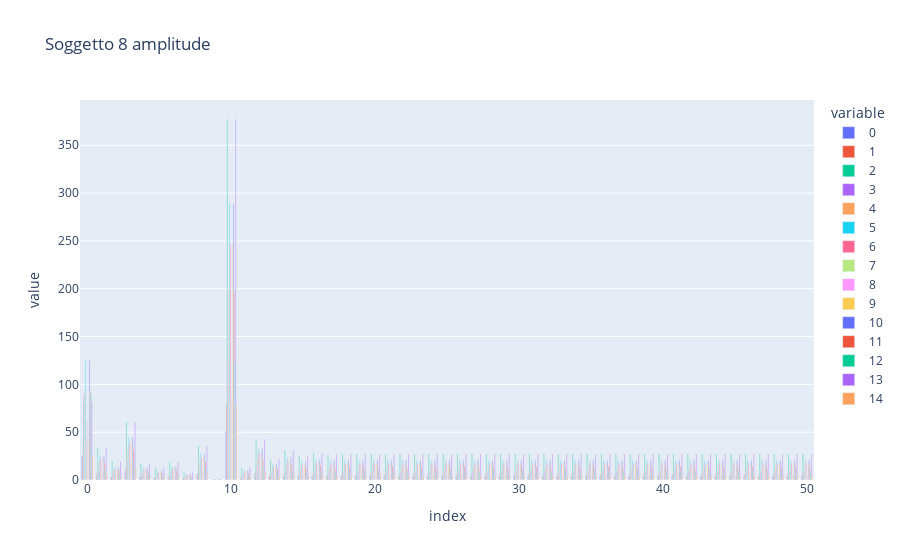
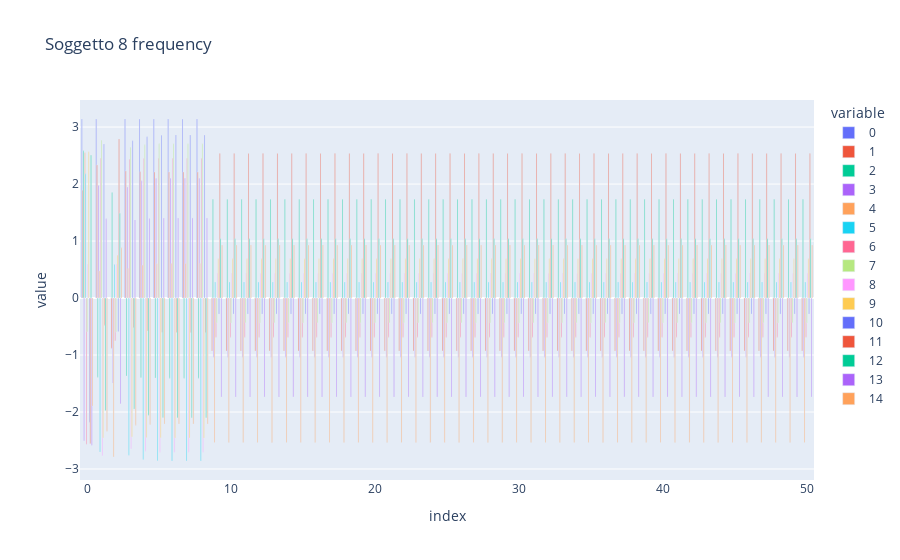

The cell these charts' notebook holds for them, in order:
### Code cell
# plot ampliture of fourier transform
fig = px.bar(np.abs(df_evolve_8_fft), title='Soggetto 8 amplitude', barmode='group')
fig.show()
# plot frequency of fourier transform
fig = px.bar(np.angle(df_evolve_8_fft), title='Soggetto 8 frequency', barmode='group')
fig.show()

### Figure 1 — Plotly figure (JSON) as saved in the notebook; plotly's stock layout.template omitted (floating-point values rounded to 4 significant figures)
{"data": [{"alignmentgroup": "True", "hovertemplate": "variable=0<br>index=%{x}<br>value=%{y}<extra></extra>", "legendgroup": "0", "marker": {"color": "#636efa", "pattern": {"shape": ""}}, "name": "0", "offsetgroup": "0", "orientation": "v", "showlegend": true, "textposition": "auto", "type": "bar", "x": [0, 1, 2, 3, 4, 5, 6, 7, 8, 9, 10, 11, 12, 13, 14, 15, 16, 17, 18, 19, 20, 21, 22, 23, 24, 25, 26, 27, 28, 29, 30, 31, 32, 33, 34, 35, 36, 37, 38, 39, 40, 41, 42, 43, 44, 45, 46, 47, 48, 49, 50], "xaxis": "x", "y": [25.41, 3.096, 2.374, 7.832, 2.322, 1.731, 2.583, 1.13, 4.845, 0.1496, 51.16, 1.798, 5.789, 2.931, 4.189, 3.422, 3.823, 3.593, 3.719, 3.648, 3.687, 3.665, 3.678, 3.671, 3.675, 3.673, 3.674, 3.673, 3.673, 3.673, 3.673, 3.673, 3.673, 3.673, 3.673, 3.673, 3.673, 3.673, 3.673, 3.673, 3.673, 3.673, 3.673, 3.673, 3.673, 3.673, 3.673, 3.673, 3.673, 3.673, 3.673], "yaxis": "y"}, {"alignmentgroup": "True", "hovertemplate": "variable=1<br>index=%{x}<br>value=%{y}<extra></extra>", "legendgroup": "1", "marker": {"color": "#EF553B", "pattern": {"shape": ""}}, "name": "1", "offsetgroup": "1", "orientation": "v", "showlegend": true, "textposition": "auto", "type": "bar", "x": [0, 1, 2, 3, 4, 5, 6, 7, 8, 9, 10, 11, 12, 13, 14, 15, 16, 17, 18, 19, 20, 21, 22, 23, 24, 25, 26, 27, 28, 29, 30, 31, 32, 33, 34, 35, 36, 37, 38, 39, 40, 41, 42, 43, 44, 45, 46, 47, 48, 49, 50], "xaxis": "x", "y": [24.6, 7.015, 3.179, 11.72, 3.537, 2.652, 3.96, 1.733, 7.429, 0.2293, 78.44, 2.756, 8.876, 4.493, 6.424, 5.247, 5.862, 5.509, 5.702, 5.594, 5.654, 5.62, 5.639, 5.628, 5.634, 5.631, 5.633, 5.632, 5.632, 5.632, 5.632, 5.632, 5.632, 5.632, 5.632, 5.632, 5.632, 5.632, 5.632, 5.632, 5.632, 5.632, 5.632, 5.632, 5.632, 5.632, 5.632, 5.632, 5.632, 5.632, 5.632], "yaxis": "y"}, {"alignmentgroup": "True", "hovertemplate": "variable=2<br>index=%{x}<br>value=%{y}<extra></extra>", "legendgroup": "2", "marker": {"color": "#00cc96", "pattern": {"shape": ""}}, "name": "2", "offsetgroup": "2", "orientation": "v", "showlegend": true, "textposition": "auto", "type": "bar", "x": [0, 1, 2, 3, 4, 5, 6, 7, 8, 9, 10, 11, 12, 13, 14, 15, 16, 17, 18, 19, 20, 21, 22, 23, 24, 25, 26, 27, 28, 29, 30, 31, 32, 33, 34, 35, 36, 37, 38, 39, 40, 41, 42, 43, 44, 45, 46, 47, 48, 49, 50], "xaxis": "x", "y": [81.68, 33.38, 19.85, 60.68, 17.38, 12.79, 19.05, 8.34, 35.75, 1.104, 377.5, 13.26, 42.71, 21.62, 30.91, 25.25, 28.21, 26.51, 27.44, 26.91, 27.21, 27.04, 27.13, 27.08, 27.11, 27.09, 27.1, 27.1, 27.1, 27.1, 27.1, 27.1, 27.1, 27.1, 27.1, 27.1, 27.1, 27.1, 27.1, 27.1, 27.1, 27.1, 27.1, 27.1, 27.1, 27.1, 27.1, 27.1, 27.1, 27.1, 27.1], "yaxis": "y"}, {"alignmentgroup": "True", "hovertemplate": "variable=3<br>index=%{x}<br>value=%{y}<extra></extra>", "legendgroup": "3", "marker": {"color": "#ab63fa", "pattern": {"shape": ""}}, "name": "3", "offsetgroup": "3", "orientation": "v", "showlegend": true, "textposition": "auto", "type": "bar", "x": [0, 1, 2, 3, 4, 5, 6, 7, 8, 9, 10, 11, 12, 13, 14, 15, 16, 17, 18, 19, 20, 21, 22, 23, 24, 25, 26, 27, 28, 29, 30, 31, 32, 33, 34, 35, 36, 37, 38, 39, 40, 41, 42, 43, 44, 45, 46, 47, 48, 49, 50], "xaxis": "x", "y": [90.06, 10.7, 6.652, 19.57, 5.645, 4.179, 6.229, 2.726, 11.69, 0.3607, 123.4, 4.335, 13.96, 7.068, 10.1, 8.253, 9.221, 8.666, 8.97, 8.798, 8.894, 8.84, 8.87, 8.853, 8.863, 8.857, 8.86, 8.859, 8.86, 8.859, 8.859, 8.859, 8.859, 8.859, 8.859, 8.859, 8.859, 8.859, 8.859, 8.859, 8.859, 8.859, 8.859, 8.859, 8.859, 8.859, 8.859, 8.859, 8.859, 8.859, 8.859], "yaxis": "y"}, {"alignmentgroup": "True", "hovertemplate": "variable=4<br>index=%{x}<br>value=%{y}<extra></extra>", "legendgroup": "4", "marker": {"color": "#FFA15A", "pattern": {"shape": ""}}, "name": "4", "offsetgroup": "4", "orientation": "v", "showlegend": true, "textposition": "auto", "type": "bar", "x": [0, 1, 2, 3, 4, 5, 6, 7, 8, 9, 10, 11, 12, 13, 14, 15, 16, 17, 18, 19, 20, 21, 22, 23, 24, 25, 26, 27, 28, 29, 30, 31, 32, 33, 34, 35, 36, 37, 38, 39, 40, 41, 42, 43, 44, 45, 46, 47, 48, 49, 50], "xaxis": "x", "y": [91.97, 18.0, 10.5, 31.77, 9.096, 6.702, 9.982, 4.369, 18.73, 0.5781, 197.7, 6.947, 22.37, 11.33, 16.19, 13.23, 14.78, 13.89, 14.37, 14.1, 14.25, 14.17, 14.21, 14.19, 14.2, 14.19, 14.2, 14.2, 14.2, 14.2, 14.2, 14.2, 14.2, 14.2, 14.2, 14.2, 14.2, 14.2, 14.2, 14.2, 14.2, 14.2, 14.2, 14.2, 14.2, 14.2, 14.2, 14.2, 14.2, 14.2, 14.2], "yaxis": "y"}, {"alignmentgroup": "True", "hovertemplate": "variable=5<br>index=%{x}<br>value=%{y}<extra></extra>", "legendgroup": "5", "marker": {"color": "#19d3f3", "pattern": {"shape": ""}}, "name": "5", "offsetgroup": "5", "orientation": "v", "showlegend": true, "textposition": "auto", "type": "bar", "x": [0, 1, 2, 3, 4, 5, 6, 7, 8, 9, 10, 11, 12, 13, 14, 15, 16, 17, 18, 19, 20, 21, 22, 23, 24, 25, 26, 27, 28, 29, 30, 31, 32, 33, 34, 35, 36, 37, 38, 39, 40, 41, 42, 43, 44, 45, 46, 47, 48, 49, 50], "xaxis": "x", "y": [125.0, 25.34, 13.41, 44.35, 13.12, 9.784, 14.6, 6.389, 27.39, 0.8454, 289.2, 10.16, 32.72, 16.56, 23.68, 19.34, 21.61, 20.31, 21.02, 20.62, 20.84, 20.72, 20.79, 20.75, 20.77, 20.76, 20.76, 20.76, 20.76, 20.76, 20.76, 20.76, 20.76, 20.76, 20.76, 20.76, 20.76, 20.76, 20.76, 20.76, 20.76, 20.76, 20.76, 20.76, 20.76, 20.76, 20.76, 20.76, 20.76, 20.76, 20.76], "yaxis": "y"}, {"alignmentgroup": "True", "hovertemplate": "variable=6<br>index=%{x}<br>value=%{y}<extra></extra>", "legendgroup": "6", "marker": {"color": "#FF6692", "pattern": {"shape": ""}}, "name": "6", "offsetgroup": "6", "orientation": "v", "showlegend": true, "textposition": "auto", "type": "bar", "x": [0, 1, 2, 3, 4, 5, 6, 7, 8, 9, 10, 11, 12, 13, 14, 15, 16, 17, 18, 19, 20, 21, 22, 23, 24, 25, 26, 27, 28, 29, 30, 31, 32, 33, 34, 35, 36, 37, 38, 39, 40, 41, 42, 43, 44, 45, 46, 47, 48, 49, 50], "xaxis": "x", "y": [40.6, 23.01, 12.1, 38.95, 11.28, 8.336, 12.42, 5.437, 23.3, 0.7194, 246.1, 8.645, 27.84, 14.09, 20.15, 16.46, 18.39, 17.28, 17.89, 17.54, 17.73, 17.63, 17.69, 17.65, 17.67, 17.66, 17.67, 17.67, 17.67, 17.67, 17.67, 17.67, 17.67, 17.67, 17.67, 17.67, 17.67, 17.67, 17.67, 17.67, 17.67, 17.67, 17.67, 17.67, 17.67, 17.67, 17.67, 17.67, 17.67, 17.67, 17.67], "yaxis": "y"}, {"alignmentgroup": "True", "hovertemplate": "variable=7<br>index=%{x}<br>value=%{y}<extra></extra>", "legendgroup": "7", "marker": {"color": "#B6E880", "pattern": {"shape": ""}}, "name": "7", "offsetgroup": "7", "orientation": "v", "showlegend": true, "textposition": "auto", "type": "bar", "x": [0, 1, 2, 3, 4, 5, 6, 7, 8, 9, 10, 11, 12, 13, 14, 15, 16, 17, 18, 19, 20, 21, 22, 23, 24, 25, 26, 27, 28, 29, 30, 31, 32, 33, 34, 35, 36, 37, 38, 39, 40, 41, 42, 43, 44, 45, 46, 47, 48, 49, 50], "xaxis": "x", "y": [61.45, 7.459, 5.881, 14.96, 4.007, 2.877, 4.269, 1.868, 8.007, 0.2472, 84.55, 2.971, 9.567, 4.843, 6.924, 5.655, 6.319, 5.938, 6.146, 6.029, 6.094, 6.058, 6.078, 6.067, 6.073, 6.069, 6.071, 6.07, 6.071, 6.07, 6.071, 6.071, 6.071, 6.071, 6.071, 6.071, 6.071, 6.071, 6.071, 6.071, 6.071, 6.071, 6.071, 6.071, 6.071, 6.071, 6.071, 6.071, 6.071, 6.071, 6.071], "yaxis": "y"}, {"alignmentgroup": "True", "hovertemplate": "variable=8<br>index=%{x}<br>value=%{y}<extra></extra>", "legendgroup": "8", "marker": {"color": "#FF97FF", "pattern": {"shape": ""}}, "name": "8", "offsetgroup": "8", "orientation": "v", "showlegend": true, "textposition": "auto", "type": "bar", "x": [0, 1, 2, 3, 4, 5, 6, 7, 8, 9, 10, 11, 12, 13, 14, 15, 16, 17, 18, 19, 20, 21, 22, 23, 24, 25, 26, 27, 28, 29, 30, 31, 32, 33, 34, 35, 36, 37, 38, 39, 40, 41, 42, 43, 44, 45, 46, 47, 48, 49, 50], "xaxis": "x", "y": [61.45, 7.459, 5.881, 14.96, 4.007, 2.877, 4.269, 1.868, 8.007, 0.2472, 84.55, 2.971, 9.567, 4.843, 6.924, 5.655, 6.319, 5.938, 6.146, 6.029, 6.094, 6.058, 6.078, 6.067, 6.073, 6.069, 6.071, 6.07, 6.071, 6.07, 6.071, 6.071, 6.071, 6.071, 6.071, 6.071, 6.071, 6.071, 6.071, 6.071, 6.071, 6.071, 6.071, 6.071, 6.071, 6.071, 6.071, 6.071, 6.071, 6.071, 6.071], "yaxis": "y"}, {"alignmentgroup": "True", "hovertemplate": "variable=9<br>index=%{x}<br>value=%{y}<extra></extra>", "legendgroup": "9", "marker": {"color": "#FECB52", "pattern": {"shape": ""}}, "name": "9", "offsetgroup": "9", "orientation": "v", "showlegend": true, "textposition": "auto", "type": "bar", "x": [0, 1, 2, 3, 4, 5, 6, 7, 8, 9, 10, 11, 12, 13, 14, 15, 16, 17, 18, 19, 20, 21, 22, 23, 24, 25, 26, 27, 28, 29, 30, 31, 32, 33, 34, 35, 36, 37, 38, 39, 40, 41, 42, 43, 44, 45, 46, 47, 48, 49, 50], "xaxis": "x", "y": [40.6, 23.01, 12.1, 38.95, 11.28, 8.336, 12.42, 5.437, 23.3, 0.7194, 246.1, 8.645, 27.84, 14.09, 20.15, 16.46, 18.39, 17.28, 17.89, 17.54, 17.73, 17.63, 17.69, 17.65, 17.67, 17.66, 17.67, 17.67, 17.67, 17.67, 17.67, 17.67, 17.67, 17.67, 17.67, 17.67, 17.67, 17.67, 17.67, 17.67, 17.67, 17.67, 17.67, 17.67, 17.67, 17.67, 17.67, 17.67, 17.67, 17.67, 17.67], "yaxis": "y"}, {"alignmentgroup": "True", "hovertemplate": "variable=10<br>index=%{x}<br>value=%{y}<extra></extra>", "legendgroup": "10", "marker": {"color": "#636efa", "pattern": {"shape": ""}}, "name": "10", "offsetgroup": "10", "orientation": "v", "showlegend": true, "textposition": "auto", "type": "bar", "x": [0, 1, 2, 3, 4, 5, 6, 7, 8, 9, 10, 11, 12, 13, 14, 15, 16, 17, 18, 19, 20, 21, 22, 23, 24, 25, 26, 27, 28, 29, 30, 31, 32, 33, 34, 35, 36, 37, 38, 39, 40, 41, 42, 43, 44, 45, 46, 47, 48, 49, 50], "xaxis": "x", "y": [125.0, 25.34, 13.41, 44.35, 13.12, 9.784, 14.6, 6.389, 27.39, 0.8454, 289.2, 10.16, 32.72, 16.56, 23.68, 19.34, 21.61, 20.31, 21.02, 20.62, 20.84, 20.72, 20.79, 20.75, 20.77, 20.76, 20.76, 20.76, 20.76, 20.76, 20.76, 20.76, 20.76, 20.76, 20.76, 20.76, 20.76, 20.76, 20.76, 20.76, 20.76, 20.76, 20.76, 20.76, 20.76, 20.76, 20.76, 20.76, 20.76, 20.76, 20.76], "yaxis": "y"}, {"alignmentgroup": "True", "hovertemplate": "variable=11<br>index=%{x}<br>value=%{y}<extra></extra>", "legendgroup": "11", "marker": {"color": "#EF553B", "pattern": {"shape": ""}}, "name": "11", "offsetgroup": "11", "orientation": "v", "showlegend": true, "textposition": "auto", "type": "bar", "x": [0, 1, 2, 3, 4, 5, 6, 7, 8, 9, 10, 11, 12, 13, 14, 15, 16, 17, 18, 19, 20, 21, 22, 23, 24, 25, 26, 27, 28, 29, 30, 31, 32, 33, 34, 35, 36, 37, 38, 39, 40, 41, 42, 43, 44, 45, 46, 47, 48, 49, 50], "xaxis": "x", "y": [91.97, 18.0, 10.5, 31.77, 9.096, 6.702, 9.982, 4.369, 18.73, 0.5781, 197.7, 6.947, 22.37, 11.33, 16.19, 13.23, 14.78, 13.89, 14.37, 14.1, 14.25, 14.17, 14.21, 14.19, 14.2, 14.19, 14.2, 14.2, 14.2, 14.2, 14.2, 14.2, 14.2, 14.2, 14.2, 14.2, 14.2, 14.2, 14.2, 14.2, 14.2, 14.2, 14.2, 14.2, 14.2, 14.2, 14.2, 14.2, 14.2, 14.2, 14.2], "yaxis": "y"}, {"alignmentgroup": "True", "hovertemplate": "variable=12<br>index=%{x}<br>value=%{y}<extra></extra>", "legendgroup": "12", "marker": {"color": "#00cc96", "pattern": {"shape": ""}}, "name": "12", "offsetgroup": "12", "orientation": "v", "showlegend": true, "textposition": "auto", "type": "bar", "x": [0, 1, 2, 3, 4, 5, 6, 7, 8, 9, 10, 11, 12, 13, 14, 15, 16, 17, 18, 19, 20, 21, 22, 23, 24, 25, 26, 27, 28, 29, 30, 31, 32, 33, 34, 35, 36, 37, 38, 39, 40, 41, 42, 43, 44, 45, 46, 47, 48, 49, 50], "xaxis": "x", "y": [90.06, 10.7, 6.652, 19.57, 5.645, 4.179, 6.229, 2.726, 11.69, 0.3607, 123.4, 4.335, 13.96, 7.068, 10.1, 8.253, 9.221, 8.666, 8.97, 8.798, 8.894, 8.84, 8.87, 8.853, 8.863, 8.857, 8.86, 8.859, 8.86, 8.859, 8.859, 8.859, 8.859, 8.859, 8.859, 8.859, 8.859, 8.859, 8.859, 8.859, 8.859, 8.859, 8.859, 8.859, 8.859, 8.859, 8.859, 8.859, 8.859, 8.859, 8.859], "yaxis": "y"}, {"alignmentgroup": "True", "hovertemplate": "variable=13<br>index=%{x}<br>value=%{y}<extra></extra>", "legendgroup": "13", "marker": {"color": "#ab63fa", "pattern": {"shape": ""}}, "name": "13", "offsetgroup": "13", "orientation": "v", "showlegend": true, "textposition": "auto", "type": "bar", "x": [0, 1, 2, 3, 4, 5, 6, 7, 8, 9, 10, 11, 12, 13, 14, 15, 16, 17, 18, 19, 20, 21, 22, 23, 24, 25, 26, 27, 28, 29, 30, 31, 32, 33, 34, 35, 36, 37, 38, 39, 40, 41, 42, 43, 44, 45, 46, 47, 48, 49, 50], "xaxis": "x", "y": [81.68, 33.38, 19.85, 60.68, 17.38, 12.79, 19.05, 8.34, 35.75, 1.104, 377.5, 13.26, 42.71, 21.62, 30.91, 25.25, 28.21, 26.51, 27.44, 26.91, 27.21, 27.04, 27.13, 27.08, 27.11, 27.09, 27.1, 27.1, 27.1, 27.1, 27.1, 27.1, 27.1, 27.1, 27.1, 27.1, 27.1, 27.1, 27.1, 27.1, 27.1, 27.1, 27.1, 27.1, 27.1, 27.1, 27.1, 27.1, 27.1, 27.1, 27.1], "yaxis": "y"}, {"alignmentgroup": "True", "hovertemplate": "variable=14<br>index=%{x}<br>value=%{y}<extra></extra>", "legendgroup": "14", "marker": {"color": "#FFA15A", "pattern": {"shape": ""}}, "name": "14", "offsetgroup": "14", "orientation": "v", "showlegend": true, "textposition": "auto", "type": "bar", "x": [0, 1, 2, 3, 4, 5, 6, 7, 8, 9, 10, 11, 12, 13, 14, 15, 16, 17, 18, 19, 20, 21, 22, 23, 24, 25, 26, 27, 28, 29, 30, 31, 32, 33, 34, 35, 36, 37, 38, 39, 40, 41, 42, 43, 44, 45, 46, 47, 48, 49, 50], "xaxis": "x", "y": [24.6, 7.015, 3.179, 11.72, 3.537, 2.652, 3.96, 1.733, 7.429, 0.2293, 78.44, 2.756, 8.876, 4.493, 6.424, 5.247, 5.862, 5.509, 5.702, 5.594, 5.654, 5.62, 5.639, 5.628, 5.634, 5.631, 5.633, 5.632, 5.632, 5.632, 5.632, 5.632, 5.632, 5.632, 5.632, 5.632, 5.632, 5.632, 5.632, 5.632, 5.632, 5.632, 5.632, 5.632, 5.632, 5.632, 5.632, 5.632, 5.632, 5.632, 5.632], "yaxis": "y"}], "layout": {"barmode": "group", "legend": {"title": {"text": "variable"}, "tracegroupgap": 0}, "title": {"text": "Soggetto 8 amplitude"}, "xaxis": {"anchor": "y", "domain": [0, 1], "title": {"text": "index"}}, "yaxis": {"anchor": "x", "domain": [0, 1], "title": {"text": "value"}}}}

### Figure 2 — Plotly figure (JSON) as saved in the notebook; plotly's stock layout.template omitted (floating-point values rounded to 4 significant figures)
{"data": [{"alignmentgroup": "True", "hovertemplate": "variable=0<br>index=%{x}<br>value=%{y}<extra></extra>", "legendgroup": "0", "marker": {"color": "#636efa", "pattern": {"shape": ""}}, "name": "0", "offsetgroup": "0", "orientation": "v", "showlegend": true, "textposition": "auto", "type": "bar", "x": [0, 1, 2, 3, 4, 5, 6, 7, 8, 9, 10, 11, 12, 13, 14, 15, 16, 17, 18, 19, 20, 21, 22, 23, 24, 25, 26, 27, 28, 29, 30, 31, 32, 33, 34, 35, 36, 37, 38, 39, 40, 41, 42, 43, 44, 45, 46, 47, 48, 49, 50], "xaxis": "x", "y": [3.142, 3.142, 0, 3.142, 3.142, 3.142, 3.142, 3.142, 3.142, 0, 0, 0, 0, 0, 0, 0, 0, 0, 0, 0, 0, 0, 0, 0, 0, 0, 0, 0, 0, 0, 0, 0, 0, 0, 0, 0, 0, 0, 0, 0, 0, 0, 0, 0, 0, 0, 0, 0, 0, 0, 0], "yaxis": "y"}, {"alignmentgroup": "True", "hovertemplate": "variable=1<br>index=%{x}<br>value=%{y}<extra></extra>", "legendgroup": "1", "marker": {"color": "#EF553B", "pattern": {"shape": ""}}, "name": "1", "offsetgroup": "1", "orientation": "v", "showlegend": true, "textposition": "auto", "type": "bar", "x": [0, 1, 2, 3, 4, 5, 6, 7, 8, 9, 10, 11, 12, 13, 14, 15, 16, 17, 18, 19, 20, 21, 22, 23, 24, 25, 26, 27, 28, 29, 30, 31, 32, 33, 34, 35, 36, 37, 38, 39, 40, 41, 42, 43, 44, 45, 46, 47, 48, 49, 50], "xaxis": "x", "y": [1.893, 2.335, -0.8816, 2.23, 2.217, 2.212, 2.212, 2.212, 2.212, -0.9298, -0.9298, -0.9298, -0.9298, -0.9298, -0.9298, -0.9298, -0.9298, -0.9298, -0.9298, -0.9298, -0.9298, -0.9298, -0.9298, -0.9298, -0.9298, -0.9298, -0.9298, -0.9298, -0.9298, -0.9298, -0.9298, -0.9298, -0.9298, -0.9298, -0.9298, -0.9298, -0.9298, -0.9298, -0.9298, -0.9298, -0.9298, -0.9298, -0.9298, -0.9298, -0.9298, -0.9298, -0.9298, -0.9298, -0.9298, -0.9298, -0.9298], "yaxis": "y"}, {"alignmentgroup": "True", "hovertemplate": "variable=2<br>index=%{x}<br>value=%{y}<extra></extra>", "legendgroup": "2", "marker": {"color": "#00cc96", "pattern": {"shape": ""}}, "name": "2", "offsetgroup": "2", "orientation": "v", "showlegend": true, "textposition": "auto", "type": "bar", "x": [0, 1, 2, 3, 4, 5, 6, 7, 8, 9, 10, 11, 12, 13, 14, 15, 16, 17, 18, 19, 20, 21, 22, 23, 24, 25, 26, 27, 28, 29, 30, 31, 32, 33, 34, 35, 36, 37, 38, 39, 40, 41, 42, 43, 44, 45, 46, 47, 48, 49, 50], "xaxis": "x", "y": [2.584, -1.389, 1.853, -1.368, -1.395, -1.405, -1.406, -1.406, -1.406, 1.735, 1.735, 1.735, 1.735, 1.735, 1.735, 1.735, 1.735, 1.735, 1.735, 1.735, 1.735, 1.735, 1.735, 1.735, 1.735, 1.735, 1.735, 1.735, 1.735, 1.735, 1.735, 1.735, 1.735, 1.735, 1.735, 1.735, 1.735, 1.735, 1.735, 1.735, 1.735, 1.735, 1.735, 1.735, 1.735, 1.735, 1.735, 1.735, 1.735, 1.735, 1.735], "yaxis": "y"}, {"alignmentgroup": "True", "hovertemplate": "variable=3<br>index=%{x}<br>value=%{y}<extra></extra>", "legendgroup": "3", "marker": {"color": "#ab63fa", "pattern": {"shape": ""}}, "name": "3", "offsetgroup": "3", "orientation": "v", "showlegend": true, "textposition": "auto", "type": "bar", "x": [0, 1, 2, 3, 4, 5, 6, 7, 8, 9, 10, 11, 12, 13, 14, 15, 16, 17, 18, 19, 20, 21, 22, 23, 24, 25, 26, 27, 28, 29, 30, 31, 32, 33, 34, 35, 36, 37, 38, 39, 40, 41, 42, 43, 44, 45, 46, 47, 48, 49, 50], "xaxis": "x", "y": [-2.505, 1.974, -1.489, 1.949, 2.057, 2.096, 2.102, 2.102, 2.102, -1.04, -1.04, -1.04, -1.04, -1.04, -1.04, -1.04, -1.04, -1.04, -1.04, -1.04, -1.04, -1.04, -1.04, -1.04, -1.04, -1.04, -1.04, -1.04, -1.04, -1.04, -1.04, -1.04, -1.04, -1.04, -1.04, -1.04, -1.04, -1.04, -1.04, -1.04, -1.04, -1.04, -1.04, -1.04, -1.04, -1.04, -1.04, -1.04, -1.04, -1.04, -1.04], "yaxis": "y"}, {"alignmentgroup": "True", "hovertemplate": "variable=4<br>index=%{x}<br>value=%{y}<extra></extra>", "legendgroup": "4", "marker": {"color": "#FFA15A", "pattern": {"shape": ""}}, "name": "4", "offsetgroup": "4", "orientation": "v", "showlegend": true, "textposition": "auto", "type": "bar", "x": [0, 1, 2, 3, 4, 5, 6, 7, 8, 9, 10, 11, 12, 13, 14, 15, 16, 17, 18, 19, 20, 21, 22, 23, 24, 25, 26, 27, 28, 29, 30, 31, 32, 33, 34, 35, 36, 37, 38, 39, 40, 41, 42, 43, 44, 45, 46, 47, 48, 49, 50], "xaxis": "x", "y": [2.551, 0.4759, -2.789, 0.5162, 0.5792, 0.6023, 0.6056, 0.6057, 0.6057, -2.536, -2.536, -2.536, -2.536, -2.536, -2.536, -2.536, -2.536, -2.536, -2.536, -2.536, -2.536, -2.536, -2.536, -2.536, -2.536, -2.536, -2.536, -2.536, -2.536, -2.536, -2.536, -2.536, -2.536, -2.536, -2.536, -2.536, -2.536, -2.536, -2.536, -2.536, -2.536, -2.536, -2.536, -2.536, -2.536, -2.536, -2.536, -2.536, -2.536, -2.536, -2.536], "yaxis": "y"}, {"alignmentgroup": "True", "hovertemplate": "variable=5<br>index=%{x}<br>value=%{y}<extra></extra>", "legendgroup": "5", "marker": {"color": "#19d3f3", "pattern": {"shape": ""}}, "name": "5", "offsetgroup": "5", "orientation": "v", "showlegend": true, "textposition": "auto", "type": "bar", "x": [0, 1, 2, 3, 4, 5, 6, 7, 8, 9, 10, 11, 12, 13, 14, 15, 16, 17, 18, 19, 20, 21, 22, 23, 24, 25, 26, 27, 28, 29, 30, 31, 32, 33, 34, 35, 36, 37, 38, 39, 40, 41, 42, 43, 44, 45, 46, 47, 48, 49, 50], "xaxis": "x", "y": [2.18, -2.704, 0.5873, -2.761, -2.831, -2.856, -2.859, -2.86, -2.86, 0.2821, 0.2821, 0.2821, 0.2821, 0.2821, 0.2821, 0.2821, 0.2821, 0.2821, 0.2821, 0.2821, 0.2821, 0.2821, 0.2821, 0.2821, 0.2821, 0.2821, 0.2821, 0.2821, 0.2821, 0.2821, 0.2821, 0.2821, 0.2821, 0.2821, 0.2821, 0.2821, 0.2821, 0.2821, 0.2821, 0.2821, 0.2821, 0.2821, 0.2821, 0.2821, 0.2821, 0.2821, 0.2821, 0.2821, 0.2821, 0.2821, 0.2821], "yaxis": "y"}, {"alignmentgroup": "True", "hovertemplate": "variable=6<br>index=%{x}<br>value=%{y}<extra></extra>", "legendgroup": "6", "marker": {"color": "#FF6692", "pattern": {"shape": ""}}, "name": "6", "offsetgroup": "6", "orientation": "v", "showlegend": true, "textposition": "auto", "type": "bar", "x": [0, 1, 2, 3, 4, 5, 6, 7, 8, 9, 10, 11, 12, 13, 14, 15, 16, 17, 18, 19, 20, 21, 22, 23, 24, 25, 26, 27, 28, 29, 30, 31, 32, 33, 34, 35, 36, 37, 38, 39, 40, 41, 42, 43, 44, 45, 46, 47, 48, 49, 50], "xaxis": "x", "y": [-2.567, 2.453, -0.749, 2.436, 2.449, 2.454, 2.454, 2.454, 2.454, -0.6872, -0.6872, -0.6872, -0.6872, -0.6872, -0.6872, -0.6872, -0.6872, -0.6872, -0.6872, -0.6872, -0.6872, -0.6872, -0.6872, -0.6872, -0.6872, -0.6872, -0.6872, -0.6872, -0.6872, -0.6872, -0.6872, -0.6872, -0.6872, -0.6872, -0.6872, -0.6872, -0.6872, -0.6872, -0.6872, -0.6872, -0.6872, -0.6872, -0.6872, -0.6872, -0.6872, -0.6872, -0.6872, -0.6872, -0.6872, -0.6872, -0.6872], "yaxis": "y"}, {"alignmentgroup": "True", "hovertemplate": "variable=7<br>index=%{x}<br>value=%{y}<extra></extra>", "legendgroup": "7", "marker": {"color": "#B6E880", "pattern": {"shape": ""}}, "name": "7", "offsetgroup": "7", "orientation": "v", "showlegend": true, "textposition": "auto", "type": "bar", "x": [0, 1, 2, 3, 4, 5, 6, 7, 8, 9, 10, 11, 12, 13, 14, 15, 16, 17, 18, 19, 20, 21, 22, 23, 24, 25, 26, 27, 28, 29, 30, 31, 32, 33, 34, 35, 36, 37, 38, 39, 40, 41, 42, 43, 44, 45, 46, 47, 48, 49, 50], "xaxis": "x", "y": [-0.5934, 2.768, -0.5979, 2.645, 2.688, 2.706, 2.708, 2.708, 2.708, -0.4335, -0.4335, -0.4335, -0.4335, -0.4335, -0.4335, -0.4335, -0.4335, -0.4335, -0.4335, -0.4335, -0.4335, -0.4335, -0.4335, -0.4335, -0.4335, -0.4335, -0.4335, -0.4335, -0.4335, -0.4335, -0.4335, -0.4335, -0.4335, -0.4335, -0.4335, -0.4335, -0.4335, -0.4335, -0.4335, -0.4335, -0.4335, -0.4335, -0.4335, -0.4335, -0.4335, -0.4335, -0.4335, -0.4335, -0.4335, -0.4335, -0.4335], "yaxis": "y"}, {"alignmentgroup": "True", "hovertemplate": "variable=8<br>index=%{x}<br>value=%{y}<extra></extra>", "legendgroup": "8", "marker": {"color": "#FF97FF", "pattern": {"shape": ""}}, "name": "8", "offsetgroup": "8", "orientation": "v", "showlegend": true, "textposition": "auto", "type": "bar", "x": [0, 1, 2, 3, 4, 5, 6, 7, 8, 9, 10, 11, 12, 13, 14, 15, 16, 17, 18, 19, 20, 21, 22, 23, 24, 25, 26, 27, 28, 29, 30, 31, 32, 33, 34, 35, 36, 37, 38, 39, 40, 41, 42, 43, 44, 45, 46, 47, 48, 49, 50], "xaxis": "x", "y": [0.5934, -2.768, 0.5979, -2.645, -2.688, -2.706, -2.708, -2.708, -2.708, 0.4335, 0.4335, 0.4335, 0.4335, 0.4335, 0.4335, 0.4335, 0.4335, 0.4335, 0.4335, 0.4335, 0.4335, 0.4335, 0.4335, 0.4335, 0.4335, 0.4335, 0.4335, 0.4335, 0.4335, 0.4335, 0.4335, 0.4335, 0.4335, 0.4335, 0.4335, 0.4335, 0.4335, 0.4335, 0.4335, 0.4335, 0.4335, 0.4335, 0.4335, 0.4335, 0.4335, 0.4335, 0.4335, 0.4335, 0.4335, 0.4335, 0.4335], "yaxis": "y"}, {"alignmentgroup": "True", "hovertemplate": "variable=9<br>index=%{x}<br>value=%{y}<extra></extra>", "legendgroup": "9", "marker": {"color": "#FECB52", "pattern": {"shape": ""}}, "name": "9", "offsetgroup": "9", "orientation": "v", "showlegend": true, "textposition": "auto", "type": "bar", "x": [0, 1, 2, 3, 4, 5, 6, 7, 8, 9, 10, 11, 12, 13, 14, 15, 16, 17, 18, 19, 20, 21, 22, 23, 24, 25, 26, 27, 28, 29, 30, 31, 32, 33, 34, 35, 36, 37, 38, 39, 40, 41, 42, 43, 44, 45, 46, 47, 48, 49, 50], "xaxis": "x", "y": [2.567, -2.453, 0.749, -2.436, -2.449, -2.454, -2.454, -2.454, -2.454, 0.6872, 0.6872, 0.6872, 0.6872, 0.6872, 0.6872, 0.6872, 0.6872, 0.6872, 0.6872, 0.6872, 0.6872, 0.6872, 0.6872, 0.6872, 0.6872, 0.6872, 0.6872, 0.6872, 0.6872, 0.6872, 0.6872, 0.6872, 0.6872, 0.6872, 0.6872, 0.6872, 0.6872, 0.6872, 0.6872, 0.6872, 0.6872, 0.6872, 0.6872, 0.6872, 0.6872, 0.6872, 0.6872, 0.6872, 0.6872, 0.6872, 0.6872], "yaxis": "y"}, {"alignmentgroup": "True", "hovertemplate": "variable=10<br>index=%{x}<br>value=%{y}<extra></extra>", "legendgroup": "10", "marker": {"color": "#636efa", "pattern": {"shape": ""}}, "name": "10", "offsetgroup": "10", "orientation": "v", "showlegend": true, "textposition": "auto", "type": "bar", "x": [0, 1, 2, 3, 4, 5, 6, 7, 8, 9, 10, 11, 12, 13, 14, 15, 16, 17, 18, 19, 20, 21, 22, 23, 24, 25, 26, 27, 28, 29, 30, 31, 32, 33, 34, 35, 36, 37, 38, 39, 40, 41, 42, 43, 44, 45, 46, 47, 48, 49, 50], "xaxis": "x", "y": [-2.18, 2.704, -0.5873, 2.761, 2.831, 2.856, 2.859, 2.86, 2.86, -0.2821, -0.2821, -0.2821, -0.2821, -0.2821, -0.2821, -0.2821, -0.2821, -0.2821, -0.2821, -0.2821, -0.2821, -0.2821, -0.2821, -0.2821, -0.2821, -0.2821, -0.2821, -0.2821, -0.2821, -0.2821, -0.2821, -0.2821, -0.2821, -0.2821, -0.2821, -0.2821, -0.2821, -0.2821, -0.2821, -0.2821, -0.2821, -0.2821, -0.2821, -0.2821, -0.2821, -0.2821, -0.2821, -0.2821, -0.2821, -0.2821, -0.2821], "yaxis": "y"}, {"alignmentgroup": "True", "hovertemplate": "variable=11<br>index=%{x}<br>value=%{y}<extra></extra>", "legendgroup": "11", "marker": {"color": "#EF553B", "pattern": {"shape": ""}}, "name": "11", "offsetgroup": "11", "orientation": "v", "showlegend": true, "textposition": "auto", "type": "bar", "x": [0, 1, 2, 3, 4, 5, 6, 7, 8, 9, 10, 11, 12, 13, 14, 15, 16, 17, 18, 19, 20, 21, 22, 23, 24, 25, 26, 27, 28, 29, 30, 31, 32, 33, 34, 35, 36, 37, 38, 39, 40, 41, 42, 43, 44, 45, 46, 47, 48, 49, 50], "xaxis": "x", "y": [-2.551, -0.4759, 2.789, -0.5162, -0.5792, -0.6023, -0.6056, -0.6057, -0.6057, 2.536, 2.536, 2.536, 2.536, 2.536, 2.536, 2.536, 2.536, 2.536, 2.536, 2.536, 2.536, 2.536, 2.536, 2.536, 2.536, 2.536, 2.536, 2.536, 2.536, 2.536, 2.536, 2.536, 2.536, 2.536, 2.536, 2.536, 2.536, 2.536, 2.536, 2.536, 2.536, 2.536, 2.536, 2.536, 2.536, 2.536, 2.536, 2.536, 2.536, 2.536, 2.536], "yaxis": "y"}, {"alignmentgroup": "True", "hovertemplate": "variable=12<br>index=%{x}<br>value=%{y}<extra></extra>", "legendgroup": "12", "marker": {"color": "#00cc96", "pattern": {"shape": ""}}, "name": "12", "offsetgroup": "12", "orientation": "v", "showlegend": true, "textposition": "auto", "type": "bar", "x": [0, 1, 2, 3, 4, 5, 6, 7, 8, 9, 10, 11, 12, 13, 14, 15, 16, 17, 18, 19, 20, 21, 22, 23, 24, 25, 26, 27, 28, 29, 30, 31, 32, 33, 34, 35, 36, 37, 38, 39, 40, 41, 42, 43, 44, 45, 46, 47, 48, 49, 50], "xaxis": "x", "y": [2.505, -1.974, 1.489, -1.949, -2.057, -2.096, -2.102, -2.102, -2.102, 1.04, 1.04, 1.04, 1.04, 1.04, 1.04, 1.04, 1.04, 1.04, 1.04, 1.04, 1.04, 1.04, 1.04, 1.04, 1.04, 1.04, 1.04, 1.04, 1.04, 1.04, 1.04, 1.04, 1.04, 1.04, 1.04, 1.04, 1.04, 1.04, 1.04, 1.04, 1.04, 1.04, 1.04, 1.04, 1.04, 1.04, 1.04, 1.04, 1.04, 1.04, 1.04], "yaxis": "y"}, {"alignmentgroup": "True", "hovertemplate": "variable=13<br>index=%{x}<br>value=%{y}<extra></extra>", "legendgroup": "13", "marker": {"color": "#ab63fa", "pattern": {"shape": ""}}, "name": "13", "offsetgroup": "13", "orientation": "v", "showlegend": true, "textposition": "auto", "type": "bar", "x": [0, 1, 2, 3, 4, 5, 6, 7, 8, 9, 10, 11, 12, 13, 14, 15, 16, 17, 18, 19, 20, 21, 22, 23, 24, 25, 26, 27, 28, 29, 30, 31, 32, 33, 34, 35, 36, 37, 38, 39, 40, 41, 42, 43, 44, 45, 46, 47, 48, 49, 50], "xaxis": "x", "y": [-2.584, 1.389, -1.853, 1.368, 1.395, 1.405, 1.406, 1.406, 1.406, -1.735, -1.735, -1.735, -1.735, -1.735, -1.735, -1.735, -1.735, -1.735, -1.735, -1.735, -1.735, -1.735, -1.735, -1.735, -1.735, -1.735, -1.735, -1.735, -1.735, -1.735, -1.735, -1.735, -1.735, -1.735, -1.735, -1.735, -1.735, -1.735, -1.735, -1.735, -1.735, -1.735, -1.735, -1.735, -1.735, -1.735, -1.735, -1.735, -1.735, -1.735, -1.735], "yaxis": "y"}, {"alignmentgroup": "True", "hovertemplate": "variable=14<br>index=%{x}<br>value=%{y}<extra></extra>", "legendgroup": "14", "marker": {"color": "#FFA15A", "pattern": {"shape": ""}}, "name": "14", "offsetgroup": "14", "orientation": "v", "showlegend": true, "textposition": "auto", "type": "bar", "x": [0, 1, 2, 3, 4, 5, 6, 7, 8, 9, 10, 11, 12, 13, 14, 15, 16, 17, 18, 19, 20, 21, 22, 23, 24, 25, 26, 27, 28, 29, 30, 31, 32, 33, 34, 35, 36, 37, 38, 39, 40, 41, 42, 43, 44, 45, 46, 47, 48, 49, 50], "xaxis": "x", "y": [-1.893, -2.335, 0.8816, -2.23, -2.217, -2.212, -2.212, -2.212, -2.212, 0.9298, 0.9298, 0.9298, 0.9298, 0.9298, 0.9298, 0.9298, 0.9298, 0.9298, 0.9298, 0.9298, 0.9298, 0.9298, 0.9298, 0.9298, 0.9298, 0.9298, 0.9298, 0.9298, 0.9298, 0.9298, 0.9298, 0.9298, 0.9298, 0.9298, 0.9298, 0.9298, 0.9298, 0.9298, 0.9298, 0.9298, 0.9298, 0.9298, 0.9298, 0.9298, 0.9298, 0.9298, 0.9298, 0.9298, 0.9298, 0.9298, 0.9298], "yaxis": "y"}], "layout": {"barmode": "group", "legend": {"title": {"text": "variable"}, "tracegroupgap": 0}, "title": {"text": "Soggetto 8 frequency"}, "xaxis": {"anchor": "y", "domain": [0, 1], "title": {"text": "index"}}, "yaxis": {"anchor": "x", "domain": [0, 1], "title": {"text": "value"}}}}
